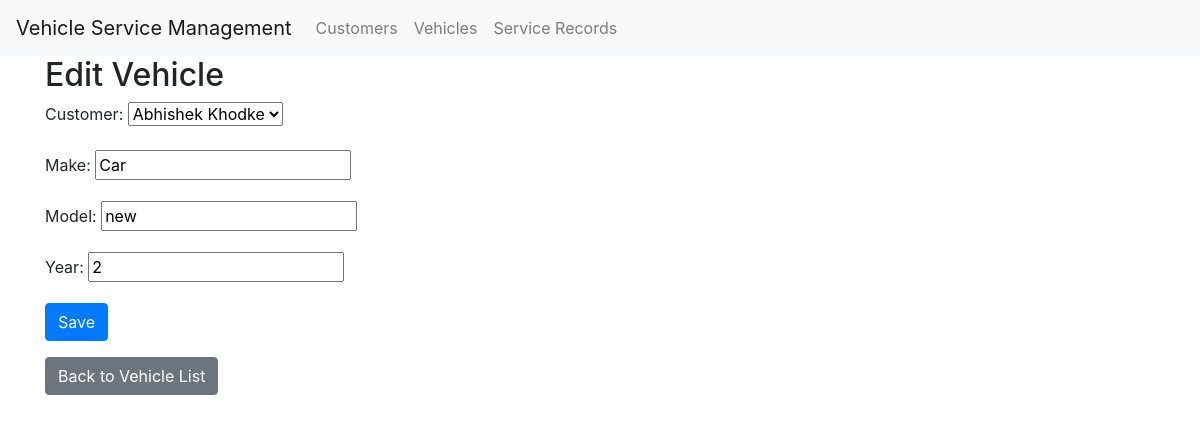
/vehicles/1/edit/, run on the app's committed database.
### service/models.py (models this page shows, shortened)
class Vehicle(models.Model):
    customer = models.ForeignKey(Customer, on_delete=models.CASCADE)
    make = models.CharField(max_length=50)
    model = models.CharField(max_length=50)
    year = models.IntegerField()

### service/views.py (the view)
# urls.py: path('vehicles/<int:pk>/edit/', views.vehicle_update, name='vehicle_update'),
def vehicle_update(request, pk):
    vehicle = get_object_or_404(Vehicle, pk=pk)
    if request.method == 'POST':
        form = VehicleForm(request.POST, instance=vehicle)
        if form.is_valid():
            form.save()
            return redirect('vehicle_list')
    else:
        form = VehicleForm(instance=vehicle)
    return render(request, 'service/vehicle_form.html', {'form': form})

### service/forms.py
class VehicleForm(forms.ModelForm):
    class Meta:
        model = Vehicle
        fields = ['customer', 'make', 'model', 'year']

### service/models.py (called while the page is built)
    def __str__(self):
        return self.name

### templates/service/vehicle_form.html (shortened to what this page needs)
{% extends 'service/base.html' %}
{% block content %}
    <h2>{% if form.instance.pk %}Edit{% else %}Add{% endif %} Vehicle</h2>
    <form method="post">
        {{ form.as_p }}
        <button type="submit" class="btn btn-primary">Save</button>
    </form>
    <a href="{% url 'vehicle_list' %}" class="btn btn-secondary mt-3">Back to Vehicle List</a>
{% endblock %}

### data on the page
Vehicle: customer "Abhishek Khodke", make "Car", model "new", year "2"
